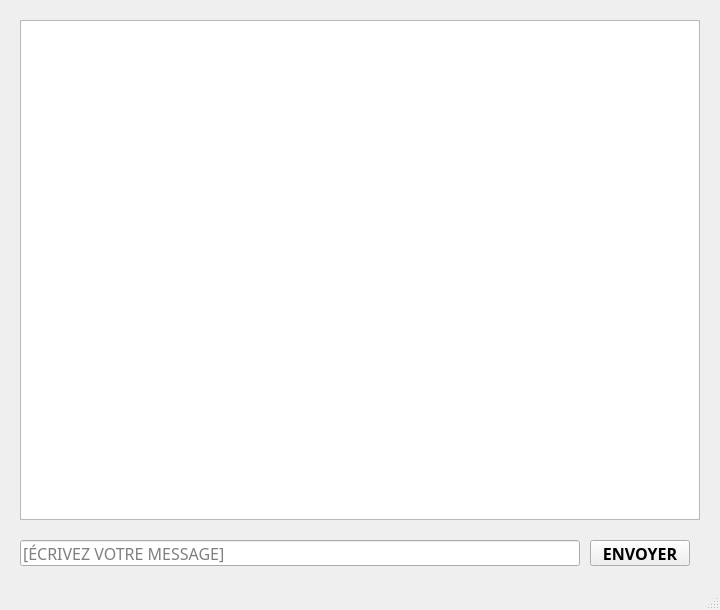
<?xml version="1.0" encoding="UTF-8"?>
<ui version="4.0">
 <class>MainWindow</class>
 <widget class="QMainWindow" name="MainWindow">
  <property name="geometry">
   <rect>
    <x>0</x>
    <y>0</y>
    <width>720</width>
    <height>610</height>
   </rect>
  </property>
  <property name="font">
   <font>
    <family>Bahnschrift</family>
    <pointsize>12</pointsize>
   </font>
  </property>
  <property name="windowTitle">
   <string>MainWindow</string>
  </property>
  <widget class="QWidget" name="centralwidget">
   <widget class="QPlainTextEdit" name="plainTextEdit">
    <property name="geometry">
     <rect>
      <x>20</x>
      <y>20</y>
      <width>680</width>
      <height>500</height>
     </rect>
    </property>
    <property name="readOnly">
     <bool>true</bool>
    </property>
    <property name="plainText">
     <string/>
    </property>
    <property name="backgroundVisible">
     <bool>false</bool>
    </property>
    <property name="centerOnScroll">
     <bool>false</bool>
    </property>
   </widget>
   <widget class="QLineEdit" name="lineEdit">
    <property name="geometry">
     <rect>
      <x>20</x>
      <y>540</y>
      <width>560</width>
      <height>26</height>
     </rect>
    </property>
    <property name="placeholderText">
     <string>[ÉCRIVEZ VOTRE MESSAGE]</string>
    </property>
   </widget>
   <widget class="QPushButton" name="pushButton">
    <property name="geometry">
     <rect>
      <x>590</x>
      <y>540</y>
      <width>100</width>
      <height>26</height>
     </rect>
    </property>
    <property name="font">
     <font>
      <weight>75</weight>
      <bold>true</bold>
     </font>
    </property>
    <property name="text">
     <string>ENVOYER</string>
    </property>
   </widget>
  </widget>
  <widget class="QMenuBar" name="menubar">
   <property name="geometry">
    <rect>
     <x>0</x>
     <y>0</y>
     <width>720</width>
     <height>21</height>
    </rect>
   </property>
  </widget>
  <widget class="QStatusBar" name="statusbar"/>
 </widget>
 <resources/>
 <connections/>
</ui>
